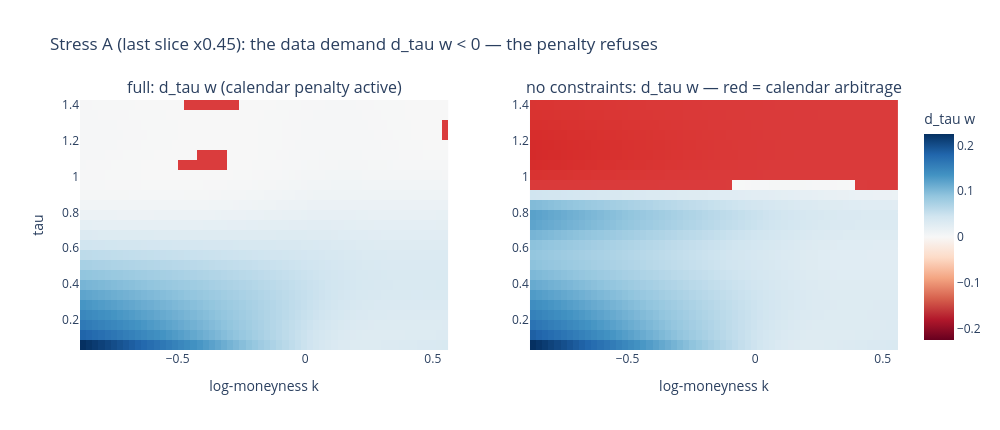
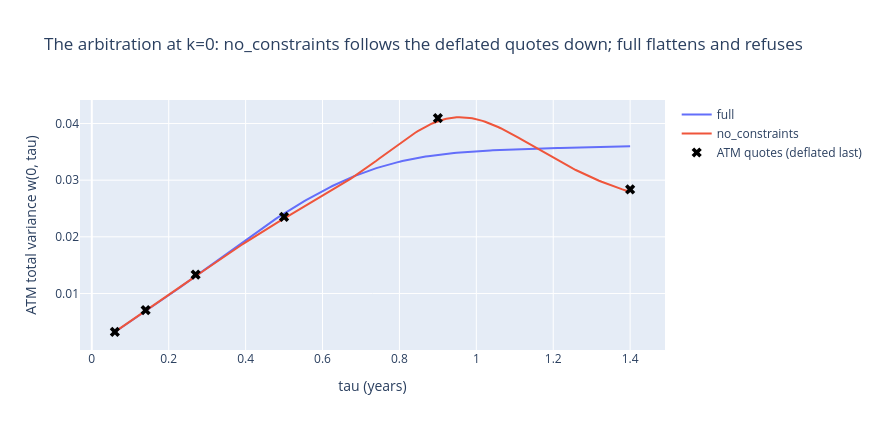

Notebook code cell kept with these figures, in order:
### Code cell
# ---------- Stress A figures: d_tau w maps + the fitted term structure at k=0 ----------
_title = ("Stress A (last slice x0.45): the data demand d_tau w < 0 — "
          + ("the penalty refuses" if PENALTY_WORKS else "the penalty FAILS to refuse (see warnings)"))
fig = make_subplots(rows=1, cols=2, subplot_titles=(
    "full: d_tau w (calendar penalty active)", "no constraints: d_tau w — red = calendar arbitrage"))
for j, name in enumerate(["full", "no_constraints"], start=1):
    wm, p_f, _ = stress[name]
    kg, tg, G, WT = surf_g_and_cal(wm, p_f, *EXT_DOM_A)
    fig.add_trace(go.Heatmap(z=WT, x=kg, y=tg, zmid=0, colorscale="RdBu",
                             showscale=(j == 2), colorbar=dict(title="d_tau w")), 1, j)
    fig.add_trace(viol_overlay(WT, kg, tg), 1, j)
fig.update_xaxes(title_text="log-moneyness k")
fig.update_yaxes(title_text="tau", col=1)
fig.update_layout(width=1000, height=430, title=_title)
fig.show()
print(f"Calendar penalty enforced on a {CAL_NT}-node uniform tau grid "
      f"(max gap {GRIDS_A['gap_cal']:.3f}y) — denser than this plot's own resolution.\n"
      f"The red overlay flags ANY negative value: at lam=10 the deepest residual is "
      f"d_tau w = {c_full['min_cal_ext']:+.1e} — numerically nonzero, economically nil.\n"
      f"Soft constraints REDUCE violations; they do not abolish them.")

# ATM term structure: quotes vs both fits
tt_line = onp.linspace(t_lo_a, t_hi_a, 200)
fig = go.Figure()
for name, col in [("full", "#636efa"), ("no_constraints", "#ef553b")]:
    wm, p_f, _ = stress[name]
    w_line = onp.asarray(wm(p_f, np.array(onp.zeros_like(tt_line)), np.array(tt_line)))
    fig.add_trace(go.Scatter(x=tt_line, y=w_line, name=name, line=dict(color=col)))
th_q = onp.array([float(onp.interp(0.0, kq_a[tq_a == t], wq_a[tq_a == t])) for t in t_un])
fig.add_trace(go.Scatter(x=t_un, y=th_q, mode="markers", name="ATM quotes (deflated last)",
                         marker=dict(color="black", size=9, symbol="x")))
fig.update_layout(width=880, height=430, xaxis_title="tau (years)",
                  yaxis_title="ATM total variance w(0, tau)",
                  title="The arbitration at k=0: no_constraints follows the deflated quotes down; "
                        "full flattens and refuses")
fig.show()

### Figure 1 — Plotly figure (JSON) as saved in the notebook; plotly's stock layout.template omitted (floating-point values rounded to 4 significant figures; data arrays with more than 128 entries replaced by an {"elided": "..."} marker saying what was removed)
{"data": [{"colorbar": {"title": {"text": "d_tau w"}}, "colorscale": [[0, "rgb(103,0,31)"], [0.1, "rgb(178,24,43)"], [0.2, "rgb(214,96,77)"], [0.3, "rgb(244,165,130)"], [0.4, "rgb(253,219,199)"], [0.5, "rgb(247,247,247)"], [0.6, "rgb(209,229,240)"], [0.7, "rgb(146,197,222)"], [0.8, "rgb(67,147,195)"], [0.9, "rgb(33,102,172)"], [1, "rgb(5,48,97)"]], "showscale": false, "type": "heatmap", "x": [-0.8706, -0.8466, -0.8225, -0.7985, -0.7744, -0.7504, -0.7264, -0.7023, -0.6783, -0.6542, -0.6302, -0.6061, -0.5821, -0.5581, -0.534, -0.51, -0.4859, -0.4619, -0.4379, -0.4138, -0.3898, -0.3657, -0.3417, -0.3176, -0.2936, -0.2696, -0.2455, -0.2215, -0.1974, -0.1734, -0.1494, -0.1253, -0.1013, -0.07723, -0.05319, -0.02915, -0.005107, 0.01893, 0.04298, 0.06702, 0.09106, 0.1151, 0.1391, 0.1632, 0.1872, 0.2113, 0.2353, 0.2593, 0.2834, 0.3074, 0.3315, 0.3555, 0.3796, 0.4036, 0.4276, 0.4517, 0.4757, 0.4998, 0.5238, 0.5478], "xaxis": "x", "y": [0.06, 0.1158, 0.1717, 0.2275, 0.2833, 0.3392, 0.395, 0.4508, 0.5067, 0.5625, 0.6183, 0.6742, 0.73, 0.7858, 0.8417, 0.8975, 0.9533, 1.009, 1.065, 1.121, 1.177, 1.232, 1.288, 1.344, 1.4], "yaxis": "y", "z": {"elided": "25x60 float values"}, "zmid": 0}, {"colorscale": [[0, "rgba(214,39,40,0.9)"], [1, "rgba(214,39,40,0.9)"]], "showscale": false, "type": "heatmap", "x": [-0.8706, -0.8466, -0.8225, -0.7985, -0.7744, -0.7504, -0.7264, -0.7023, -0.6783, -0.6542, -0.6302, -0.6061, -0.5821, -0.5581, -0.534, -0.51, -0.4859, -0.4619, -0.4379, -0.4138, -0.3898, -0.3657, -0.3417, -0.3176, -0.2936, -0.2696, -0.2455, -0.2215, -0.1974, -0.1734, -0.1494, -0.1253, -0.1013, -0.07723, -0.05319, -0.02915, -0.005107, 0.01893, 0.04298, 0.06702, 0.09106, 0.1151, 0.1391, 0.1632, 0.1872, 0.2113, 0.2353, 0.2593, 0.2834, 0.3074, 0.3315, 0.3555, 0.3796, 0.4036, 0.4276, 0.4517, 0.4757, 0.4998, 0.5238, 0.5478], "xaxis": "x", "y": [0.06, 0.1158, 0.1717, 0.2275, 0.2833, 0.3392, 0.395, 0.4508, 0.5067, 0.5625, 0.6183, 0.6742, 0.73, 0.7858, 0.8417, 0.8975, 0.9533, 1.009, 1.065, 1.121, 1.177, 1.232, 1.288, 1.344, 1.4], "yaxis": "y", "z": {"elided": "25x60 int values"}}, {"colorbar": {"title": {"text": "d_tau w"}}, "colorscale": [[0, "rgb(103,0,31)"], [0.1, "rgb(178,24,43)"], [0.2, "rgb(214,96,77)"], [0.3, "rgb(244,165,130)"], [0.4, "rgb(253,219,199)"], [0.5, "rgb(247,247,247)"], [0.6, "rgb(209,229,240)"], [0.7, "rgb(146,197,222)"], [0.8, "rgb(67,147,195)"], [0.9, "rgb(33,102,172)"], [1, "rgb(5,48,97)"]], "showscale": true, "type": "heatmap", "x": [-0.8706, -0.8466, -0.8225, -0.7985, -0.7744, -0.7504, -0.7264, -0.7023, -0.6783, -0.6542, -0.6302, -0.6061, -0.5821, -0.5581, -0.534, -0.51, -0.4859, -0.4619, -0.4379, -0.4138, -0.3898, -0.3657, -0.3417, -0.3176, -0.2936, -0.2696, -0.2455, -0.2215, -0.1974, -0.1734, -0.1494, -0.1253, -0.1013, -0.07723, -0.05319, -0.02915, -0.005107, 0.01893, 0.04298, 0.06702, 0.09106, 0.1151, 0.1391, 0.1632, 0.1872, 0.2113, 0.2353, 0.2593, 0.2834, 0.3074, 0.3315, 0.3555, 0.3796, 0.4036, 0.4276, 0.4517, 0.4757, 0.4998, 0.5238, 0.5478], "xaxis": "x2", "y": [0.06, 0.1158, 0.1717, 0.2275, 0.2833, 0.3392, 0.395, 0.4508, 0.5067, 0.5625, 0.6183, 0.6742, 0.73, 0.7858, 0.8417, 0.8975, 0.9533, 1.009, 1.065, 1.121, 1.177, 1.232, 1.288, 1.344, 1.4], "yaxis": "y2", "z": {"elided": "25x60 float values"}, "zmid": 0}, {"colorscale": [[0, "rgba(214,39,40,0.9)"], [1, "rgba(214,39,40,0.9)"]], "showscale": false, "type": "heatmap", "x": [-0.8706, -0.8466, -0.8225, -0.7985, -0.7744, -0.7504, -0.7264, -0.7023, -0.6783, -0.6542, -0.6302, -0.6061, -0.5821, -0.5581, -0.534, -0.51, -0.4859, -0.4619, -0.4379, -0.4138, -0.3898, -0.3657, -0.3417, -0.3176, -0.2936, -0.2696, -0.2455, -0.2215, -0.1974, -0.1734, -0.1494, -0.1253, -0.1013, -0.07723, -0.05319, -0.02915, -0.005107, 0.01893, 0.04298, 0.06702, 0.09106, 0.1151, 0.1391, 0.1632, 0.1872, 0.2113, 0.2353, 0.2593, 0.2834, 0.3074, 0.3315, 0.3555, 0.3796, 0.4036, 0.4276, 0.4517, 0.4757, 0.4998, 0.5238, 0.5478], "xaxis": "x2", "y": [0.06, 0.1158, 0.1717, 0.2275, 0.2833, 0.3392, 0.395, 0.4508, 0.5067, 0.5625, 0.6183, 0.6742, 0.73, 0.7858, 0.8417, 0.8975, 0.9533, 1.009, 1.065, 1.121, 1.177, 1.232, 1.288, 1.344, 1.4], "yaxis": "y2", "z": {"elided": "25x60 int values"}}], "layout": {"annotations": [{"font": {"size": 16}, "showarrow": false, "text": "full: d_tau w (calendar penalty active)", "x": 0.225, "xanchor": "center", "xref": "paper", "y": 1, "yanchor": "bottom", "yref": "paper"}, {"font": {"size": 16}, "showarrow": false, "text": "no constraints: d_tau w — red = calendar arbitrage", "x": 0.775, "xanchor": "center", "xref": "paper", "y": 1, "yanchor": "bottom", "yref": "paper"}], "height": 430, "title": {"text": "Stress A (last slice x0.45): the data demand d_tau w < 0 — the penalty refuses"}, "width": 1000, "xaxis": {"anchor": "y", "domain": [0, 0.45], "title": {"text": "log-moneyness k"}}, "xaxis2": {"anchor": "y2", "domain": [0.55, 1], "title": {"text": "log-moneyness k"}}, "yaxis": {"anchor": "x", "domain": [0, 1], "title": {"text": "tau"}}, "yaxis2": {"anchor": "x2", "domain": [0, 1]}}}

### Figure 2 — Plotly figure (JSON) as saved in the notebook; plotly's stock layout.template omitted (floating-point values rounded to 4 significant figures; data arrays with more than 128 entries replaced by an {"elided": "..."} marker saying what was removed)
{"data": [{"line": {"color": "#636efa"}, "name": "full", "type": "scatter", "x": {"elided": "200 float values"}, "y": {"elided": "200 float values"}}, {"line": {"color": "#ef553b"}, "name": "no_constraints", "type": "scatter", "x": {"elided": "200 float values"}, "y": {"elided": "200 float values"}}, {"marker": {"color": "black", "size": 9, "symbol": "x"}, "mode": "markers", "name": "ATM quotes (deflated last)", "type": "scatter", "x": [0.06, 0.14, 0.27, 0.5, 0.9, 1.4], "y": [0.003227, 0.007061, 0.01334, 0.02353, 0.04095, 0.02837]}], "layout": {"height": 430, "title": {"text": "The arbitration at k=0: no_constraints follows the deflated quotes down; full flattens and refuses"}, "width": 880, "xaxis": {"title": {"text": "tau (years)"}}, "yaxis": {"title": {"text": "ATM total variance w(0, tau)"}}}}
